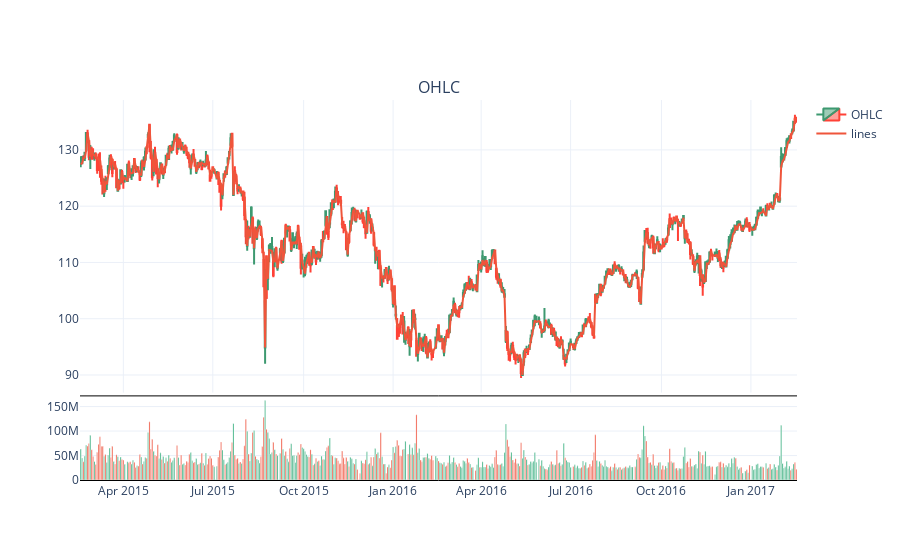

The cell this chart's notebook holds for it:
### Markdown cell above
# Template

### Code cell
import pandas as pd
import plotly.graph_objects as go
from plotly.subplots import make_subplots
import plotly.express as px

# data
df = pd.read_csv('https://raw.githubusercontent.com/plotly/datasets/master/finance-charts-apple.csv')


# Create subplots and mention plot grid size
fig = make_subplots(rows=2, cols=1, shared_xaxes=True, 
               vertical_spacing=0.01, subplot_titles=('OHLC', ''), 
               row_width=[0.2, 0.7])

# Row 1
## 1. OHLC candlestick 
fig.add_trace(go.Candlestick(x=df["Date"], open=df["AAPL.Open"], high=df["AAPL.High"],
                low=df["AAPL.Low"], close=df["AAPL.Close"], name="OHLC"), 
                row=1, col=1
)

## 2. MA5, MA20, MA60
fig.add_trace(go.Scatter(x=df["Date"], y=df["AAPL.Open"],
                    mode='lines',
                    name='lines'),
                    row=1, col=1
)

color_map = ["#00995c" if rise else "#eb2409"  for rise in df["AAPL.Open"] <= df["AAPL.Close"]]
# Bar trace for volumes on 2nd row without legend
fig.add_trace(go.Bar(x=df['Date'], y=df['AAPL.Volume'],
                    marker_color=color_map,
                    showlegend=False), row=2, col=1)

# Do not show OHLC's rangeslider plot 
fig.update(layout_xaxis_rangeslider_visible=False)


fig.update_layout(
    template = 'plotly_white',
    xaxis=dict(
        rangebreaks=[
            dict(bounds=["sat", "mon"]), #hide weekends
            dict(values=["2015-12-25", "2016-01-01"])  # hide Christmas and New Year's
    ]),
    xaxis2=dict(
                rangebreaks=[
                    dict(bounds=["sat", "mon"]), #hide weekends
                    dict(values=["2015-12-25", "2016-01-01"])  # hide Christmas and New Year's
                    ],
                showgrid=False,
                linewidth=1,
                linecolor='black',
                mirror=True
                ))

fig.show()

### Figure 1 — Plotly figure (JSON) as saved in the notebook; plotly's stock layout.template omitted (floating-point values rounded to 4 significant figures; data arrays with more than 128 entries replaced by an {"elided": "..."} marker saying what was removed)
{"data": [{"close": {"elided": "506 float values"}, "high": {"elided": "506 float values"}, "low": {"elided": "506 float values"}, "name": "OHLC", "open": {"elided": "506 float values"}, "type": "candlestick", "x": {"elided": "506 str values"}, "xaxis": "x", "yaxis": "y"}, {"mode": "lines", "name": "lines", "type": "scatter", "x": {"elided": "506 str values"}, "xaxis": "x", "y": {"elided": "506 float values"}, "yaxis": "y"}, {"marker": {"color": {"elided": "506 str values"}}, "showlegend": false, "type": "bar", "x": {"elided": "506 str values"}, "xaxis": "x2", "y": {"elided": "506 int values"}, "yaxis": "y2"}], "layout": {"annotations": [{"font": {"size": 16}, "showarrow": false, "text": "OHLC", "x": 0.5, "xanchor": "center", "xref": "paper", "y": 1, "yanchor": "bottom", "yref": "paper"}], "xaxis": {"anchor": "y", "domain": [0, 1], "matches": "x2", "rangebreaks": [{"bounds": ["sat", "mon"]}, {"values": ["2015-12-25", "2016-01-01"]}], "rangeslider": {"visible": false}, "showticklabels": false}, "xaxis2": {"anchor": "y2", "domain": [0, 1], "linecolor": "black", "linewidth": 1, "mirror": true, "rangebreaks": [{"bounds": ["sat", "mon"]}, {"values": ["2015-12-25", "2016-01-01"]}], "showgrid": false}, "yaxis": {"anchor": "x", "domain": [0.23, 1]}, "yaxis2": {"anchor": "x2", "domain": [0, 0.22]}}}
